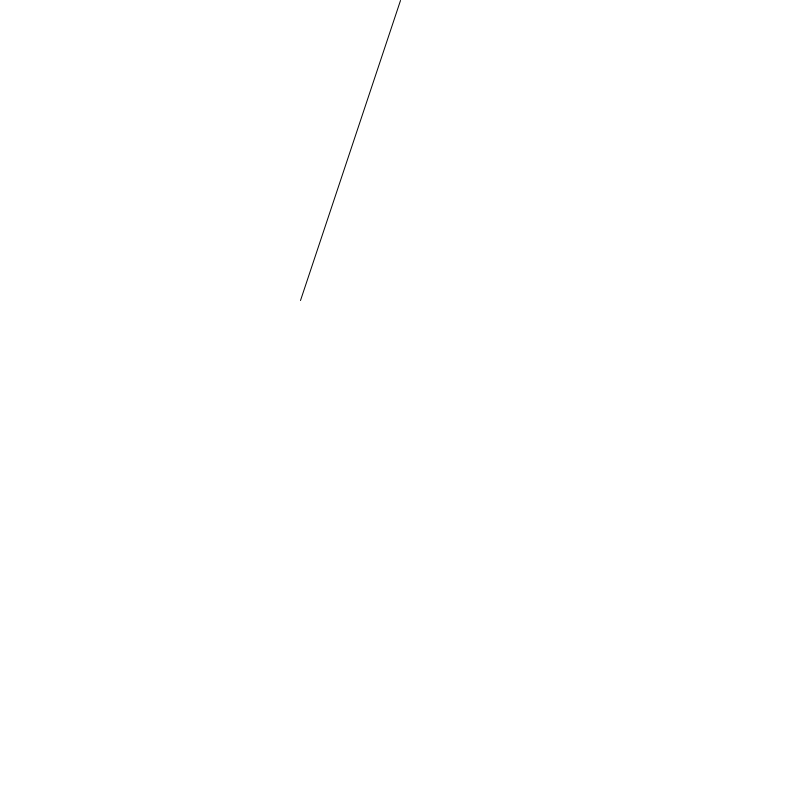
Frame 1 (no input)
Frame 60 (the mouse pressed at the canvas centre just before this capture): identical to frame 1, image omitted
Frame 120 (the mouse held since frame 60 and released just before this capture): identical to frame 1, image omitted

The Processing sketch that drew this single still picture (run headless with seeded random() and noise(); from frame 60 on, the mouse is pressed at the canvas centre):

// Processing sketch: Sketch_H12_5
// ── Sketch_H12_5.pde
int y1 = 400;
int x1 = 400;
int y2 = 300;
int x2 = 300;
boolean test;

void setup(){
size(800,800);

y1 = mouseY;

}

void draw(){
background(255,255,255);
fill(0,0,0);
line(x1, y1, x2, y2);
}

void mousePressed(){
  if(mousePressed && mouseButton == LEFT){
    x1 = mouseX;
    y1 = mouseY;
    test = true;
    println("test");
  }
  if(mousePressed && mouseButton == RIGHT){
      x2 = mouseX;
      y2 = mouseY;
      test = false;
    }
  }
